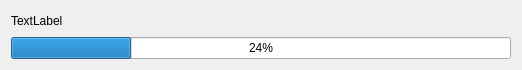
<?xml version="1.0" encoding="UTF-8"?>
<ui version="4.0">
 <class>GroupedProgressNotification</class>
 <widget class="Notification" name="GroupedProgressNotification">
  <property name="geometry">
   <rect>
    <x>0</x>
    <y>0</y>
    <width>512</width>
    <height>70</height>
   </rect>
  </property>
  <property name="windowTitle">
   <string>GroupedProgressNotification</string>
  </property>
  <layout class="QVBoxLayout" name="verticalLayout">
   <item>
    <widget class="QLabel" name="label">
     <property name="minimumSize">
      <size>
       <width>500</width>
       <height>0</height>
      </size>
     </property>
     <property name="text">
      <string>TextLabel</string>
     </property>
    </widget>
   </item>
   <item>
    <widget class="QProgressBar" name="mainProgressBar">
     <property name="value">
      <number>24</number>
     </property>
    </widget>
   </item>
  </layout>
 </widget>
 <customwidgets>
  <customwidget>
   <class>Notification</class>
   <extends>QWidget</extends>
   <header>ui/notifications/Notification.hpp</header>
   <container>1</container>
  </customwidget>
 </customwidgets>
 <resources/>
 <connections/>
</ui>
